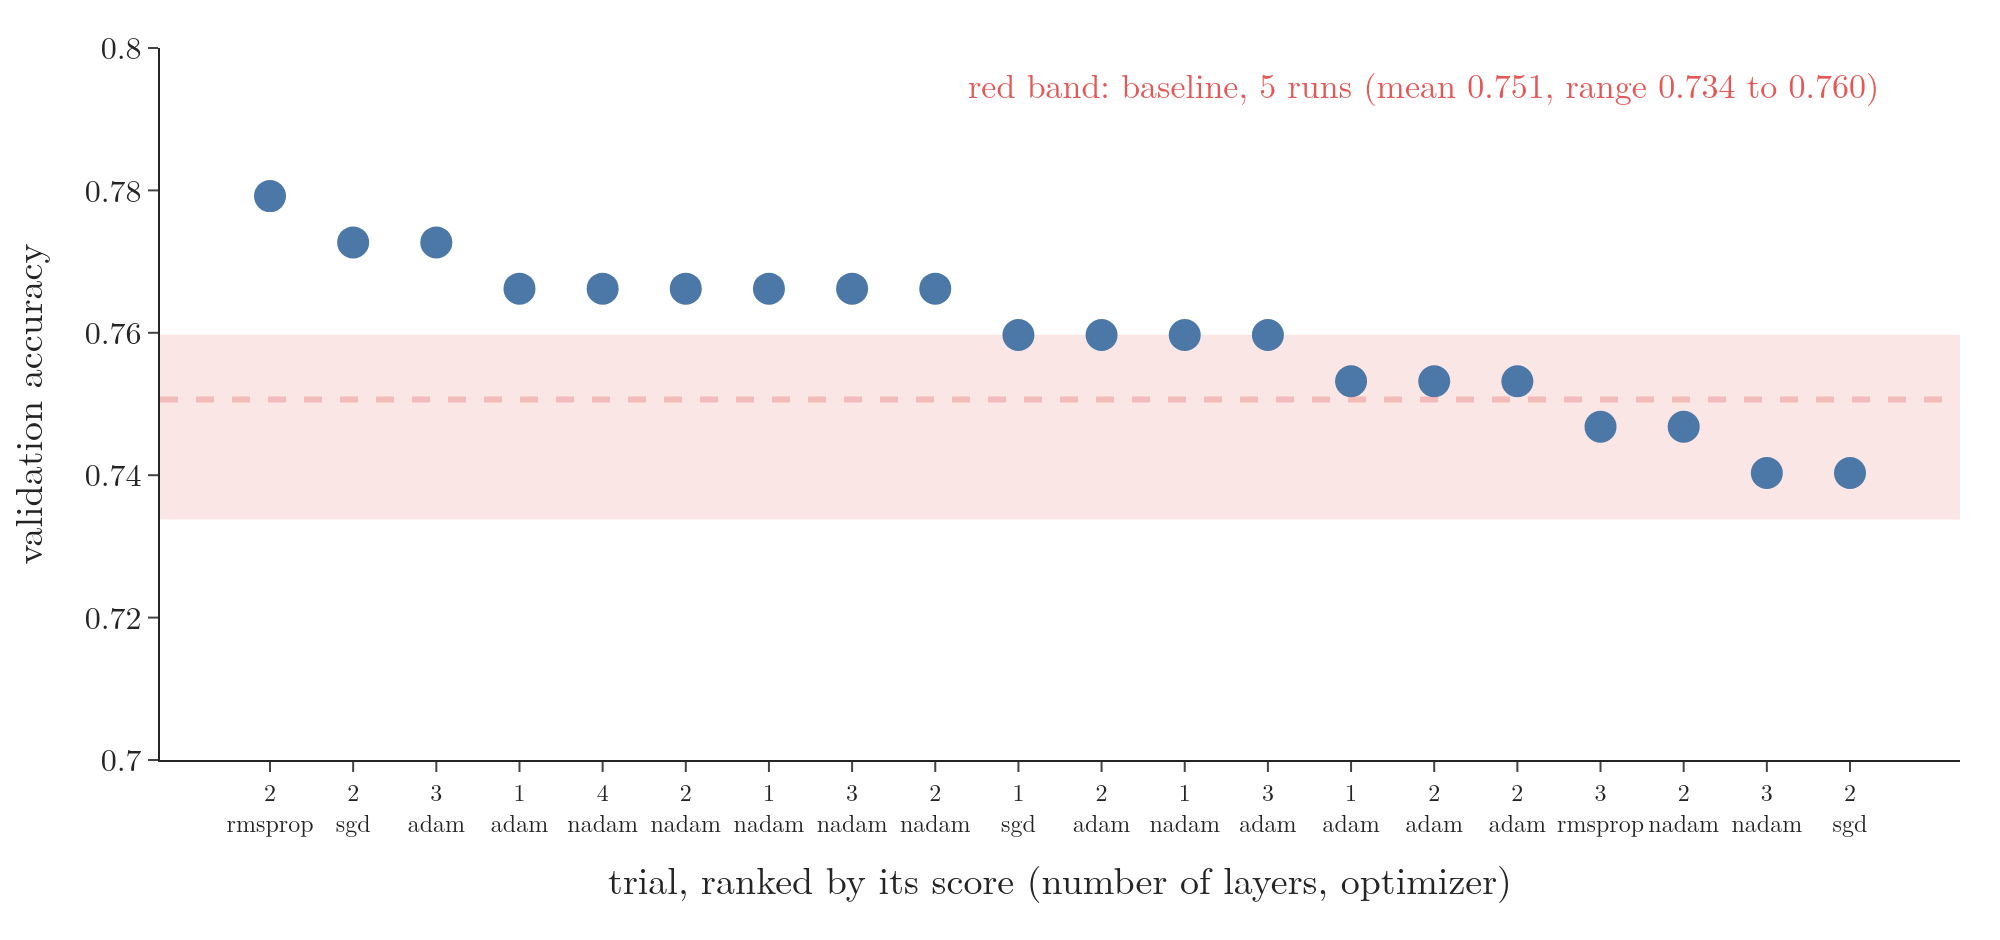

This chart was generated by the following Python code:
"""Validation accuracy of the 20 trials of the all-in-one search, best first, against the baseline's 5 runs (Plotly)."""
from pathlib import Path
import pandas as pd
import plotly.graph_objects as go
from common import BLUE, RED, FONT

here = Path(__file__).parent
t = pd.read_csv(here.parent / "data" / "trials.csv").sort_values("val_accuracy", ascending=False, kind="stable")
r = pd.read_csv(here.parent / "data" / "retrain.csv")
b = r[r.model == "baseline"].val_accuracy
base, lo, hi = b.mean(), b.min(), b.max()
x = list(range(1, len(t) + 1))
fig = go.Figure()
fig.add_hrect(y0=lo, y1=hi, fillcolor=RED, opacity=0.15, line_width=0, layer="below")
fig.add_hline(y=base, line=dict(color=RED, width=3, dash="dash"))
fig.add_trace(go.Scatter(x=x, y=t.val_accuracy, mode="markers", marker=dict(color=BLUE, size=16)))
fig.add_annotation(x=20.4, y=0.795, xanchor="right", showarrow=False, font=dict(color=RED, size=17),
                   text=f"red band: baseline, 5 runs (mean {base:.3f}, range {lo:.3f} to {hi:.3f})")
fig.update_layout(template="simple_white", width=1000, height=470, font=FONT, showlegend=False,
                  xaxis=dict(title="trial, ranked by its score (number of layers, optimizer)", tickmode="array",
                             tickvals=x, tickfont=dict(size=12),
                             ticktext=[f"{n}<br>{o}" for n, o in zip(t.num_layers, t.optimizer)]),
                  yaxis=dict(title="validation accuracy", range=[0.70, 0.80]),
                  margin=dict(l=80, r=20, t=20, b=90))
fig.write_image(here / "trials.png", scale=2)
fig.write_image(here / "trials.pdf")
